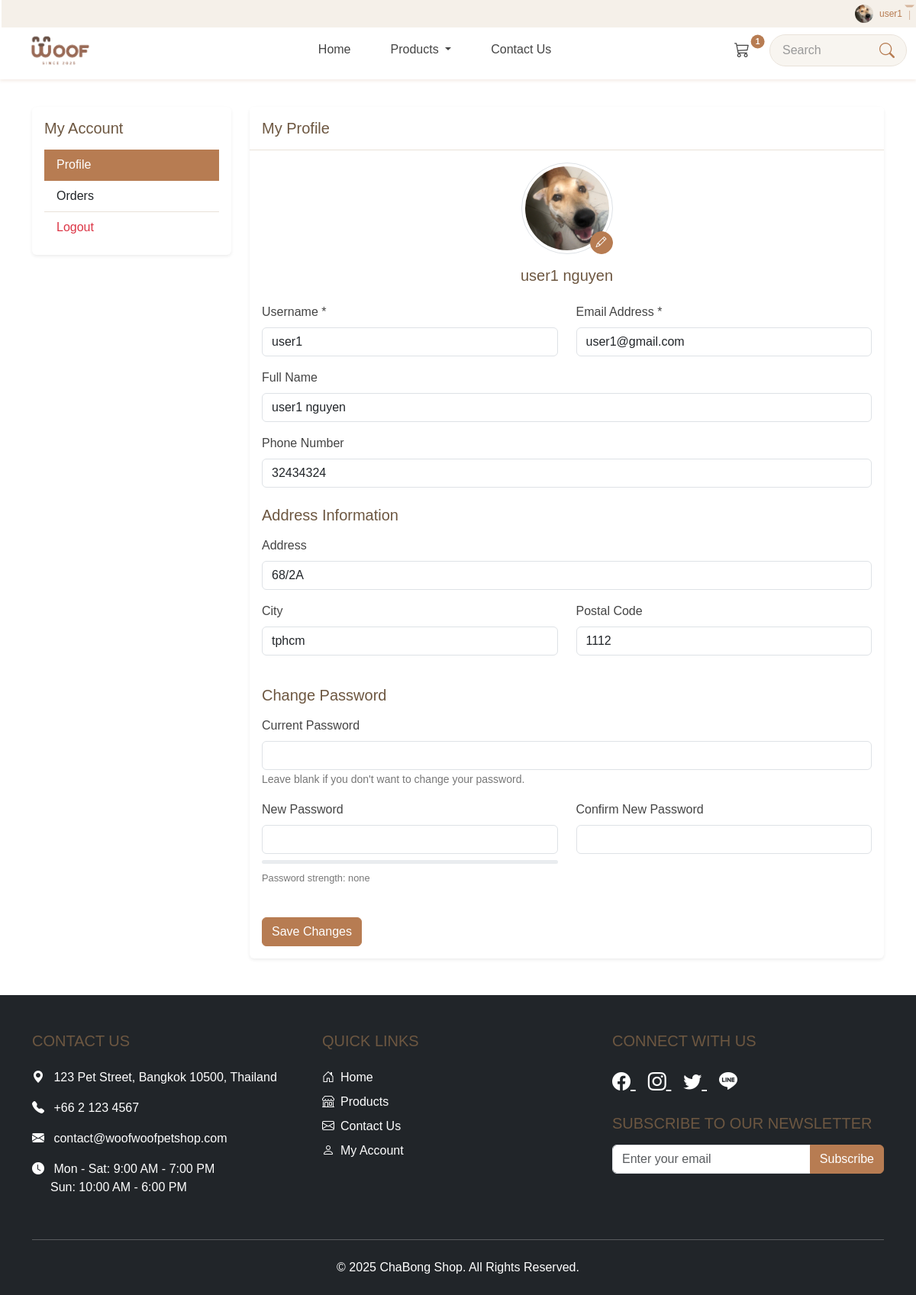
/user/profile (signed in), run on the app's committed database.
### tables this page shows
CREATE TABLE `users` (
  `id` int(11) NOT NULL,
  `username` varchar(50) NOT NULL,
  `email` varchar(100) NOT NULL,
  `password` varchar(255) NOT NULL,
  `created_at` timestamp NOT NULL DEFAULT current_timestamp(),
  `full_name` varchar(100) DEFAULT NULL,
  `phone` varchar(20) DEFAULT NULL,
  `address` varchar(255) DEFAULT NULL,
  `city` varchar(100) DEFAULT NULL,
  `postal_code` varchar(20) DEFAULT NULL,
  `updated_at` timestamp NOT NULL DEFAULT current_timestamp() ON UPDATE current_timestamp(),
  `state` varchar(50) DEFAULT NULL,
  `last_activity` timestamp NULL DEFAULT NULL,
  `last_login` timestamp NULL DEFAULT NULL,
  `avatar` varchar(255) DEFAULT NULL,
  `google_id` varchar(255) DEFAULT NULL,
  `remember_token` varchar(255) DEFAULT NULL,
  `token_expires` datetime DEFAULT NULL
);

### controllers/UserController.php (called while the page is built, shortened)
<?php
require_once 'models/User.php';
require_once 'includes/SessionManager.php';
class UserController {
    private $userModel;
    public function __construct() {
        $this->userModel = new User();
    }
    public function profile() {
        $userId = $_SESSION['user_id'];
        $userData = $this->userModel->getUserById($userId);
        $pageTitle = 'My Profile';
        include VIEWS_PATH . 'layouts/header.php';
        include VIEWS_PATH . 'user/profile.php';
        include VIEWS_PATH . 'layouts/footer.php';
    }
}

### includes/SessionManager.php (called while the page is built, shortened)
<?php
class SessionManager {
    public static function isUserLoggedIn() {
        return isset($_SESSION['user_id']) &&
               (!isset($_SESSION['user_type']) || $_SESSION['user_type'] === 'user');
    }
}

### config/database.php (called while the page is built, shortened)
<?php
class Database {
    private $host = 'localhost';
    private $username = 'root';
    private $password = '';
    private $dbname = 'chabong_shop';
    private $conn;
    public function __construct() {
        try {
            $this->conn = new mysqli($this->host, $this->username, $this->password, $this->dbname);
            $this->conn->set_charset("utf8mb4");
        } catch (Exception $e) {
            echo 'Database Connection Error: ' . $e->getMessage();
            exit;
        }
    }
    public function getConnection() {
        return $this->conn;
    }
}

### models/User.php (called while the page is built, shortened)
<?php
class User
{
    private $db;
    private $table = 'users';
    public function __construct()
    {
        $database = new Database();
        $this->db = $database->getConnection();
    }
    public function getUserById($userId)
    {
        $userId = (int)$userId;
        $sql = "SELECT * FROM {$this->table} WHERE id = {$userId} LIMIT 1";
        $result = $this->db->query($sql);
        if ($result && $result->num_rows > 0) {
            return $result->fetch_assoc();
        }
        return false;
    }
    public function getUserAvatar($userId)
    {
        $userId = (int)$userId;
        $sql = "SELECT avatar FROM {$this->table} WHERE id = {$userId}";
        $result = $this->db->query($sql);
        if ($result && $result->num_rows > 0) {
            $user = $result->fetch_assoc();
            if (!empty($user['avatar'])) {
                return $user['avatar'];
            }
        }
        return 'public/images/avatars/default.png';
    }
}

### models/Cart.php (called while the page is built, shortened)
<?php
class Cart {
    private $db;
    private $table = 'cart_items';
    public function __construct() {
        $database = new Database();
        $this->db = $database->getConnection();
    }
    public function countItems($userId) {
        $userId = (int)$userId;
        $sql = "SELECT COUNT(*) as count FROM {$this->table} WHERE user_id = {$userId}";
        $result = $this->db->query($sql);
        if ($result && $result->num_rows > 0) {
            return (int)$result->fetch_assoc()['count'];
        }
        return 0;
    }
}

### views/user/profile.php (the view, shortened to what this page needs)
<div class="container py-5">
    <div class="row">
        <div class="col-lg-3">
            <div class="card border-0 shadow-sm mb-4">
                <div class="card-body">
                    <h5 class="mb-3">My Account</h5>
                    <div class="list-group list-group-flush">
                        <a href="<?php echo SITE_URL; ?>user/profile" class="list-group-item list-group-item-action active">Profile</a>
                        <a href="<?php echo SITE_URL; ?>user/orders" class="list-group-item list-group-item-action">Orders</a>
                        <a href="<?php echo SITE_URL; ?>user/logout" class="list-group-item list-group-item-action text-danger">Logout</a>
                    </div>
                </div>
            </div>
        </div>
        <div class="col-lg-9">
            <div class="card border-0 shadow-sm">
                <div class="card-header bg-white py-3">
                    <h5 class="mb-0">My Profile</h5>
                </div>
                <div class="card-body">
                    <div class="text-center mb-4">
                        <?php
                        if (!empty($userData['avatar'])) {
                            if (strpos($userData['avatar'], 'http') === 0) {
                                $avatarUrl = $userData['avatar'];
                            } else {
                                $avatarUrl = SITE_URL . str_replace('\\', '/', $userData['avatar']);
                            }
                        } else {
                            $avatarUrl = SITE_URL . 'public/images/avatars/default.png';
                        }
                        ?>
                        <div class="position-relative d-inline-block">
                            <img src="<?php echo $avatarUrl; ?>" alt="Profile Avatar"
                                class="rounded-circle img-thumbnail" style="width: 120px; height: 120px; object-fit: cover;">
                            <button type="button" class="btn btn-sm btn-primary position-absolute bottom-0 end-0 rounded-circle"
                                data-bs-toggle="modal" data-bs-target="#avatarModal" style="width: 30px; height: 30px; padding: 0;">
                                <i class="bi bi-pencil"></i>
                            </button>
                        </div>
                        <h5 class="mt-3"><?php echo htmlspecialchars($userData['full_name'] ?? $userData['username']); ?></h5>
                    </div>
                    <form method="post" action="<?php echo SITE_URL; ?>user/profile">
                        <div class="row">
                            <div class="col-md-6 mb-3">
                                <label for="username" class="form-label">Username *</label>
                                <input type="text" class="form-control" id="username" name="username"
                                    value="<?php echo htmlspecialchars($userData['username']); ?>" required>
                            </div>
                            <div class="col-md-6 mb-3">
                                <label for="email" class="form-label">Email Address *</label>
                                <input type="email" class="form-control" id="email" name="email"
                                    value="<?php echo htmlspecialchars($userData['email']); ?>" required>
                            </div>
                        </div>
                        <div class="mb-3">
                            <label for="full_name" class="form-label">Full Name</label>
                            <input type="text" class="form-control" id="full_name" name="full_name"
                                value="<?php echo htmlspecialchars($userData['full_name'] ?? ''); ?>">
                        </div>
                        <div class="mb-3">
                            <label for="phone" class="form-label">Phone Number</label>
                            <input type="tel" class="form-control" id="phone" name="phone"
                                value="<?php echo htmlspecialchars($userData['phone'] ?? ''); ?>">
                        </div>
                        <h5 class="mt-4 mb-3">Address Information</h5>
                        <div class="mb-3">
                            <label for="address" class="form-label">Address</label>
                            <input type="text" class="form-control" id="address" name="address"
                                value="<?php echo htmlspecialchars($userData['address'] ?? ''); ?>">
                        </div>
                        <div class="row">
                            <div class="col-md-6 mb-3">
                                <label for="city" class="form-label">City</label>
                                <input type="text" class="form-control" id="city" name="city"
                                    value="<?php echo htmlspecialchars($userData['city'] ?? ''); ?>">
                            </div>
                            <div class="col-md-6 mb-3">
                                <label for="postal_code" class="form-label">Postal Code</label>
                                <input type="text" class="form-control" id="postal_code" name="postal_code"
                                    value="<?php echo htmlspecialchars($userData['postal_code'] ?? ''); ?>">
                            </div>
                        </div>
                        <h5 class="mt-4 mb-3">Change Password</h5>
                        <div class="mb-3">
                            <label for="current_password" class="form-label">Current Password</label>
                            <input type="password" class="form-control" id="current_password" name="current_password">
                            <small class="form-text text-muted">Leave blank if you don't want to change your password.</small>
                        </div>
                        <div class="row">
                            <div class="col-md-6 mb-3">
                                <label for="new_password" class="form-label">New Password</label>
                                <input type="password" class="form-control" id="new_password" name="new_password">
                            </div>
                            <div class="col-md-6 mb-3">
                                <label for="confirm_password" class="form-label">Confirm New Password</label>
                                <input type="password" class="form-control" id="confirm_password" name="confirm_password">
                            </div>
                        </div>
                        <div class="mt-4">
                            <button type="submit" class="btn btn-primary">Save Changes</button>
                        </div>
                    </form>
                </div>
            </div>
        </div>
    </div>
</div>

### views/layouts/header.php (shortened to what this page needs)
<?php
require_once __DIR__ . '/../../includes/SessionManager.php';
?>
<!DOCTYPE html>
<html lang="en">
<head>
    <link href="https://cdn.jsdelivr.net/npm/bootstrap@5.3.3/dist/css/bootstrap.min.css" rel="stylesheet">
    <link rel="stylesheet" href="https://cdn.jsdelivr.net/npm/bootstrap-icons@1.11.3/font/bootstrap-icons.min.css">
    <link rel="stylesheet" href="<?php echo SITE_URL; ?>public/css/style.css">
    <link rel="stylesheet" href="<?php echo SITE_URL; ?>public/css/alert.css">
</head>
<body>
    <header>
        <div class="utility-bar">
            <div class="container-fluid d-flex justify-content-end">
                <?php if(SessionManager::isUserLoggedIn()): ?>
                    <div class="dropdown">
                        <?php
                        require_once __DIR__ . '/../../models/User.php';
                        $db = new Database();
                        $userAvatarModel = new User($db->getConnection());
                        $avatarPath = $userAvatarModel->getUserAvatar($_SESSION['user_id']);
                        if (strpos($avatarPath, 'http') === 0) {
                            $avatarUrl = $avatarPath;
                        } else {
                            $avatarUrl = SITE_URL . str_replace('\\', '/', $avatarPath);
                        }
                        ?>
                        <button class="utility-btn dropdown-toggle d-flex align-items-center" type="button" id="userDropdown" data-bs-toggle="dropdown" aria-expanded="false">
                            <img src="<?php echo $avatarUrl; ?>" alt="Profile" class="rounded-circle me-2" style="width: 24px; height: 24px; object-fit: cover;">
                            <?php echo htmlspecialchars($_SESSION['username']); ?>
                        </button>
                    </div>
                <?php else: ?>
                    <a href="<?php echo SITE_URL; ?>user/login" class="utility-btn me-2">Sign In</a>
                    <a href="<?php echo SITE_URL; ?>user/signup" class="utility-btn">Sign Up</a>
                <?php endif; ?>
            </div>
        </div>
        <nav class="navbar navbar-expand-lg fixed-top">
            <div class="container-fluid">
                <a class="navbar-brand" href="<?php echo SITE_URL; ?>">
                    <img src="<?php echo SITE_URL; ?>public/images/logo.png" alt="<?php echo SITE_NAME; ?> Logo">
                </a>
                <?php if(SessionManager::isUserLoggedIn()): ?>
                        <?php
                        require_once 'models/Cart.php';
                        $cartModel = new Cart();
                        ?>
                <?php endif; ?>
                <div class="offcanvas offcanvas-end" tabindex="-1" id="offcanvasNavbar" aria-labelledby="offcanvasNavbarLabel">
                    <div class="offcanvas-body">
                        <ul class="navbar-nav justify-content-center flex-grow-1 align-items-center nav-underline">
                            <li class="nav-item">
                                <a class="nav-link <?php echo $controller === 'home' ? 'active' : ''; ?>" href="<?php echo SITE_URL; ?>">Home</a>
                            </li>
                            <li class="nav-item dropdown">
                                <a class="nav-link dropdown-toggle <?php echo $controller === 'products' ? 'active' : ''; ?>" href="#" role="button" data-bs-toggle="dropdown" aria-expanded="false">
                                Products
                                </a>
                            </li>
                            <li class="nav-item">
                                <a class="nav-link <?php echo ($pageTitle == 'Contact Us') ? 'active' : ''; ?>" href="<?php echo SITE_URL; ?>contact">
                                    Contact Us
                                </a>
                            </li>
                        </ul>
                    </div>
                </div>
                <?php if(SessionManager::isUserLoggedIn()): ?>
                <div class="nav-item d-none d-lg-block">
                    <a class="nav-link position-relative" href="<?php echo SITE_URL; ?>cart">
                        <i class="bi bi-cart3 fs-5"></i>
                        <?php
                        $cartCount = $cartModel->countItems($_SESSION['user_id']);
                        if ($cartCount > 0) {
                            echo '<span class="position-absolute top-0 start-100 translate-middle badge rounded-pill bg-primary">' . $cartCount . '</span>';
                        }
                        ?>
                    </a>
                </div>
                <?php endif; ?>
                <form id="live-search" class="d-none d-lg-flex position-relative" role="search" action="<?php echo SITE_URL; ?>products/search" method="get">
                    <input id="search-input" class="form-control search-input" type="search" name="search" placeholder="Search" aria-label="Search" value="<?php echo isset($search) ? htmlspecialchars($search) : ''; ?>">
                    <button type="submit" class="btn" style="position: absolute; right: 0; border: none; top: 0; height: 100%; background: none;">
                        <i class="bi bi-search search-icon"></i>
                    </button>
                </form>
            </div>
        </nav>
    </header>
    <main>

### data on the page
users: avatar (picture), full_name "user1 nguyen", username "user1", email "user1@gmail.com", phone "32434324", address "68/2A", city "tphcm", postal_code "1112"

### other printed values
$_SESSION['username'] "user1"
$cartCount "1"
SITE_NAME "ChaBong Shop"
